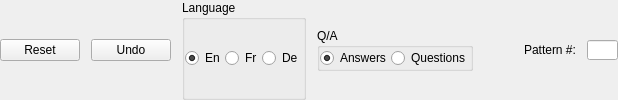
      <widget class="QWidget" name="widget_2" native="true">
       <property name="sizePolicy">
        <sizepolicy hsizetype="Minimum" vsizetype="Minimum">
         <horstretch>0</horstretch>
         <verstretch>0</verstretch>
        </sizepolicy>
       </property>
       <layout class="QHBoxLayout" name="horizontalLayout_2">
        <property name="spacing">
         <number>11</number>
        </property>
        <property name="leftMargin">
         <number>0</number>
        </property>
        <property name="topMargin">
         <number>0</number>
        </property>
        <property name="rightMargin">
         <number>0</number>
        </property>
        <property name="bottomMargin">
         <number>0</number>
        </property>
        <item>
         <widget class="QPushButton" name="resetButton">
          <property name="sizePolicy">
           <sizepolicy hsizetype="Fixed" vsizetype="Fixed">
            <horstretch>0</horstretch>
            <verstretch>0</verstretch>
           </sizepolicy>
          </property>
          <property name="mouseTracking">
           <bool>false</bool>
          </property>
          <property name="autoFillBackground">
           <bool>false</bool>
          </property>
          <property name="text">
           <string>Reset</string>
          </property>
         </widget>
        </item>
        <item>
         <widget class="QPushButton" name="undoButton">
          <property name="sizePolicy">
           <sizepolicy hsizetype="Fixed" vsizetype="Fixed">
            <horstretch>0</horstretch>
            <verstretch>0</verstretch>
           </sizepolicy>
          </property>
          <property name="toolTip">
           <string/>
          </property>
          <property name="whatsThis">
           <string/>
          </property>
          <property name="autoFillBackground">
           <bool>false</bool>
          </property>
          <property name="text">
           <string extracomment="ctrl+z">Undo</string>
          </property>
          <property name="shortcut">
           <string/>
          </property>
         </widget>
        </item>
        <item>
         <widget class="QGroupBox" name="groupBox">
          <property name="sizePolicy">
           <sizepolicy hsizetype="Fixed" vsizetype="Preferred">
            <horstretch>0</horstretch>
            <verstretch>0</verstretch>
           </sizepolicy>
          </property>
          <property name="title">
           <string>Language</string>
          </property>
          <layout class="QHBoxLayout" name="horizontalLayout">
           <property name="spacing">
            <number>0</number>
           </property>
           <property name="leftMargin">
            <number>0</number>
           </property>
           <property name="topMargin">
            <number>0</number>
           </property>
           <property name="rightMargin">
            <number>0</number>
           </property>
           <property name="bottomMargin">
            <number>0</number>
           </property>
           <item>
            <widget class="QRadioButton" name="EnRadioButton">
             <property name="sizePolicy">
              <sizepolicy hsizetype="Fixed" vsizetype="Fixed">
               <horstretch>0</horstretch>
               <verstretch>0</verstretch>
              </sizepolicy>
             </property>
             <property name="text">
              <string>En</string>
             </property>
             <property name="checked">
              <bool>true</bool>
             </property>
            </widget>
           </item>
           <item>
            <widget class="QRadioButton" name="FrRadioButton">
             <property name="sizePolicy">
              <sizepolicy hsizetype="Fixed" vsizetype="Fixed">
               <horstretch>0</horstretch>
               <verstretch>0</verstretch>
              </sizepolicy>
             </property>
             <property name="text">
              <string>Fr</string>
             </property>
            </widget>
           </item>
           <item>
            <widget class="QRadioButton" name="DeRadioButton">
             <property name="sizePolicy">
              <sizepolicy hsizetype="Fixed" vsizetype="Fixed">
               <horstretch>0</horstretch>
               <verstretch>0</verstretch>
              </sizepolicy>
             </property>
             <property name="text">
              <string>De</string>
             </property>
            </widget>
           </item>
          </layout>
         </widget>
        </item>
        <item>
         <widget class="QGroupBox" name="groupBox_2">
          <property name="sizePolicy">
           <sizepolicy hsizetype="Fixed" vsizetype="Maximum">
            <horstretch>0</horstretch>
            <verstretch>0</verstretch>
           </sizepolicy>
          </property>
          <property name="title">
           <string>Q/A</string>
          </property>
          <layout class="QHBoxLayout" name="horizontalLayout_4">
           <property name="spacing">
            <number>0</number>
           </property>
           <property name="leftMargin">
            <number>0</number>
           </property>
           <property name="topMargin">
            <number>0</number>
           </property>
           <property name="rightMargin">
            <number>0</number>
           </property>
           <property name="bottomMargin">
            <number>0</number>
           </property>
           <item>
            <widget class="QRadioButton" name="radioButton">
             <property name="sizePolicy">
              <sizepolicy hsizetype="Fixed" vsizetype="Fixed">
               <horstretch>0</horstretch>
               <verstretch>0</verstretch>
              </sizepolicy>
             </property>
             <property name="text">
              <string>Answers</string>
             </property>
             <property name="checked">
              <bool>true</bool>
             </property>
            </widget>
           </item>
           <item>
            <widget class="QRadioButton" name="questionToggle">
             <property name="sizePolicy">
              <sizepolicy hsizetype="Fixed" vsizetype="Fixed">
               <horstretch>0</horstretch>
               <verstretch>0</verstretch>
              </sizepolicy>
             </property>
             <property name="text">
              <string>Questions</string>
             </property>
            </widget>
           </item>
          </layout>
         </widget>
        </item>
        <item>
         <spacer name="horizontalSpacer">
          <property name="orientation">
           <enum>Qt::Horizontal</enum>
          </property>
          <property name="sizeType">
           <enum>QSizePolicy::Expanding</enum>
          </property>
          <property name="sizeHint" stdset="0">
           <size>
            <width>40</width>
            <height>20</height>
           </size>
          </property>
         </spacer>
        </item>
        <item>
         <widget class="QLabel" name="label">
          <property name="sizePolicy">
           <sizepolicy hsizetype="Fixed" vsizetype="Fixed">
            <horstretch>0</horstretch>
            <verstretch>0</verstretch>
           </sizepolicy>
          </property>
          <property name="text">
           <string>Pattern #:</string>
          </property>
         </widget>
        </item>
        <item>
         <widget class="QLineEdit" name="patternNumInput">
          <property name="sizePolicy">
           <sizepolicy hsizetype="Fixed" vsizetype="Fixed">
            <horstretch>0</horstretch>
            <verstretch>0</verstretch>
           </sizepolicy>
          </property>
          <property name="maximumSize">
           <size>
            <width>31</width>
            <height>20</height>
           </size>
          </property>
          <property name="clearButtonEnabled">
           <bool>false</bool>
          </property>
         </widget>
        </item>
       </layout>
      </widget>
